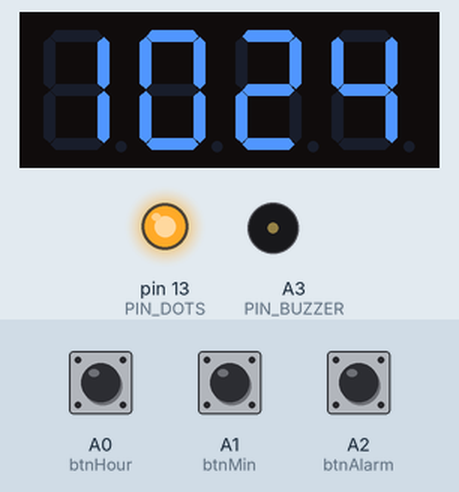
A sketch run on a simulated Arduino Uno, built with avr-gcc and run on an emulated ATmega328P. On the bench: 4-digit seven-segment display, output pins drawn as LEDs (lit = HIGH), buzzer (waves = sounding, pin HIGH). Inputs (shaded band) come from the test bench; at power-on: A2 (btnAlarm) HIGH, A0 (btnHour) HIGH, A1 (btnMin) HIGH. The local clock reads 2024-03-15 10:24:30 at power-on unless the sketch sets it.

Above: at 1.2 s.
1.3 s: A2 (btnAlarm) pulled LOW for 0.15 s
At 1.62 s:
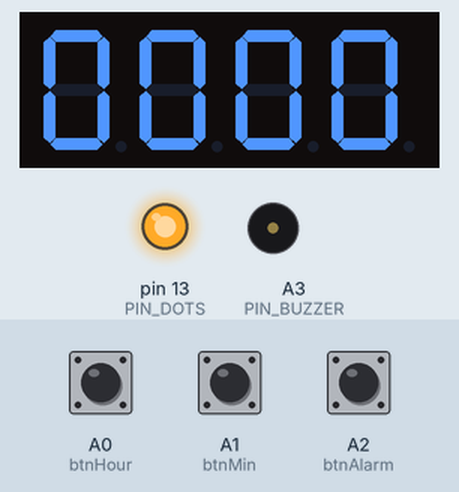
2.0 s: A0 (btnHour) pulled LOW for 3.2 s
At 2.12 s:
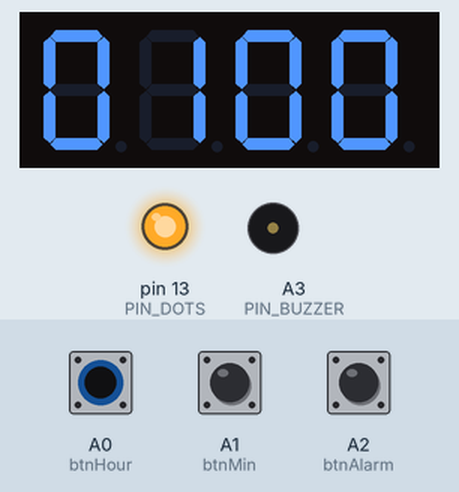
5.8 s: A1 (btnMin) pulled LOW for 3.2 s
At 6.12 s:
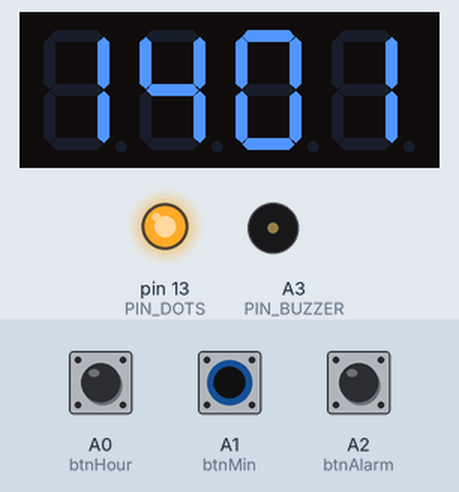
9.6 s: A0 (btnHour) pulled LOW for 1 s
At 10.12 s:
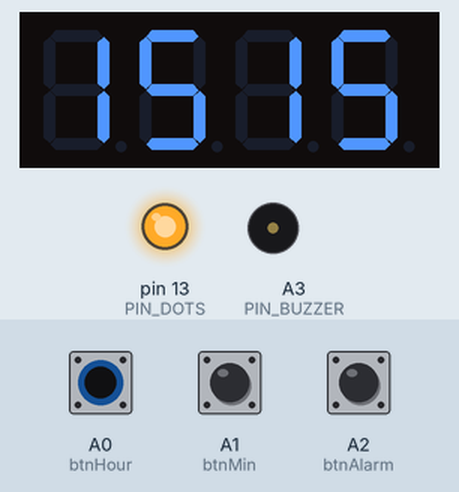
11.2 s: A1 (btnMin) pulled LOW for 0.15 s
At 11.62 s:
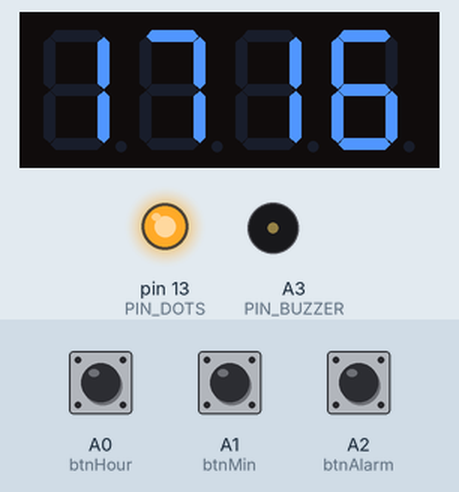
Timing chart, 0 to 12.9 s (numbered marks = the images above; inputs shaded):
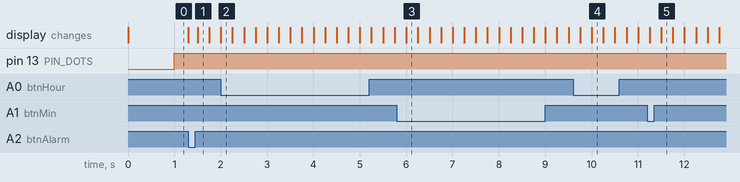

Measured:
- after the input at 1.3 s, the display: first changes at once (image 1 shows a later state)
- after the input at 2.0 s, pin 13 (PIN_DOTS): stays HIGH (without the input it goes to LOW after 2.0 s)
- after the input at 5.8 s, pin 13 (PIN_DOTS): stays HIGH (without the input it goes to LOW after 2.2 s)
- after the input at 9.6 s, the display: first differs from a run without the input after 0.40 s (image 4)
- after the input at 11.2 s, the display: first differs from a run without the input after 0.30 s (image 5)

The sketch:

alarm_clock.ino
```cpp
#include <SevSeg.h>
#include "Button.h"
#include "AlarmTone.h"
#include "Clock.h"
#include "config.h"

const int PIN_DOTS = 13;
const int PIN_BUZZER = A3;

Button btnHour(A0);
Button btnMin(A1);
Button btnAlarm(A2);

AlarmTone soundModule;
Clock watchCore;
SevSeg display4Digit;

enum ViewMode {
  MODE_SHOW_TIME,
  MODE_ALARM_SET,
  MODE_ALARM_RINGING,
  MODE_SNOOZE_CONFIRM
};

ViewMode currentMode = MODE_SHOW_TIME;
unsigned long timestampModeChanged = 0;

void updateDisplay();
void handleTimeView();
void handleAlarmSetView();
void handleRingingView();
void handleSnoozeView();
void switchViewMode(ViewMode targetMode);
unsigned long getDurationInCurrentMode();
void toggleDots(bool turnOn);


void setup() {
  Serial.begin(115200);
  watchCore.begin();

  btnHour.begin();
  btnHour.set_repeat(500, 200);

  btnMin.begin();
  btnMin.set_repeat(500, 200);

  btnAlarm.begin();
  btnAlarm.set_repeat(1000, -1);

  soundModule.begin(PIN_BUZZER);
  pinMode(PIN_DOTS, OUTPUT);

  byte totalDigits = 4;
  byte gridPins[] = {2, 3, 4, 5};
  byte segmentPins[] = {6, 7, 8, 9, 10, 11, 12};

  bool limitResistorsOnSegments = false;
  bool useDelaysUpdate = false;
  bool keepZeroes = true;
  bool hideDecimalPoint = true;

  display4Digit.begin(DISPLAY_TYPE, totalDigits, gridPins, segmentPins,
                      limitResistorsOnSegments, useDelaysUpdate, keepZeroes, hideDecimalPoint);
  display4Digit.setBrightness(90);
}

void loop() {
  display4Digit.refreshDisplay();

  switch (currentMode) {
    case MODE_SHOW_TIME:      handleTimeView();        break;
    case MODE_ALARM_SET:       handleAlarmSetView();    break;
    case MODE_ALARM_RINGING:   handleRingingView();     break;
    case MODE_SNOOZE_CONFIRM:  handleSnoozeView();      break;
  }
}


void switchViewMode(ViewMode targetMode) {
  currentMode = targetMode;
  timestampModeChanged = millis();
}

unsigned long getDurationInCurrentMode() {
  return millis() - timestampModeChanged;
}

void toggleDots(bool turnOn) {
  digitalWrite(PIN_DOTS, turnOn ? LOW : HIGH);
}

void updateDisplay() {
  DateTime currentTime = watchCore.now();
  bool isSecondEven = (currentTime.second() % 2 == 0);

  display4Digit.setNumber(currentTime.hour() * 100 + currentTime.minute());
  toggleDots(isSecondEven);
}

void handleTimeView() {
  updateDisplay();

  if (btnAlarm.read() == Button::RELEASED && watchCore.alarmActive()) {
    btnAlarm.has_changed();
    switchViewMode(MODE_ALARM_RINGING);
    return;
  }

  if (btnHour.pressed())  watchCore.incrementHour();
  if (btnMin.pressed())   watchCore.incrementMinute();

  if (btnAlarm.pressed()) {
    if (!watchCore.alarmEnabled()) {
      watchCore.toggleAlarm();
    }
    switchViewMode(MODE_ALARM_SET);
  }
}

void handleAlarmSetView() {
  bool showDigits = (millis() / 250) % 2 == 0;

  if (showDigits) {
    DateTime alarmSetup = watchCore.alarmTime();
    display4Digit.setNumber(alarmSetup.hour() * 100 + alarmSetup.minute(), -1);
  } else {
    display4Digit.setChars("    ");

  toggleDots(false);


  if (getDurationInCurrentMode() > ALARM_HOUR_DISPLAY_TIME) {
    switchViewMode(MODE_SHOW_TIME);
    return;
  }

  if (btnHour.pressed()) {
    watchCore.incrementAlarmHour();
    timestampModeChanged = millis();
  }
  if (btnMin.pressed()) {
    watchCore.incrementAlarmMinute();
    timestampModeChanged = millis();
  }

  if (btnAlarm.pressed()) {
    switchViewMode(MODE_SHOW_TIME);
  }
}
}
void handleRingingView() {
  updateDisplay();

  if (btnAlarm.read() == Button::RELEASED) {
    soundModule.play();
  }
  if (btnAlarm.pressed()) {
    soundModule.stop();
  }
  if (btnAlarm.released()) {
    soundModule.stop();


    if (btnAlarm.repeat_count() > 0) {
      watchCore.stopAlarm();
      switchViewMode(MODE_SHOW_TIME);
    } else {
      watchCore.snooze();
      switchViewMode(MODE_SNOOZE_CONFIRM);
    }
  }
}

void handleSnoozeView() {
  display4Digit.setChars("****");

  if (getDurationInCurrentMode() > SNOOZE_DISPLAY_TIME) {
    switchViewMode(MODE_SHOW_TIME);
    return;
  }
}
```

AlarmTone.cpp
```cpp
#include <Arduino.h>
#include "AlarmTone.h"

#define TONE_TIME 500 /* ms */
#define TONE_SPACING 100 /* ms */

static const uint16_t TONES[] = {
  500,
  800,
};
const uint16_t NUM_TONES = sizeof(TONES) / sizeof(TONES[0]);

AlarmTone::AlarmTone()
: _playing(false)
, _tone_index(0)
, _last_tone_time(0) {
}

void AlarmTone::begin(uint8_t pin) {
  _pin = pin;
  pinMode(_pin, OUTPUT);
}

void AlarmTone::play() {
  if (!_playing || _last_tone_time + TONE_TIME + TONE_SPACING < millis()) {
    tone(_pin, TONES[_tone_index], TONE_TIME);
    _tone_index = (_tone_index + 1) % NUM_TONES;
    _last_tone_time = millis();
  }
  _playing = true;
}

void AlarmTone::stop() {
  noTone(_pin);
  _tone_index = 0;
  _playing = false;
}
```

AlarmTone.h
```cpp
#ifndef __ALARM_TONE_H__
#define __ALARM_TONE_H__

class AlarmTone {
  public:
    AlarmTone();
    void begin(uint8_t pin);
    void play();
    void stop();

  private:
    uint8_t _pin;
    bool _playing;
    uint8_t _tone_index;
    unsigned long _last_tone_time;
};

#endif /* __ALARM_TONE_H */
```

Button.cpp
```cpp
// (licence header left out)
#include "Button.h"
#include <Arduino.h>

Button::Button(uint8_t pin, uint16_t debounce_ms)
:  _pin(pin)
,  _delay(debounce_ms)
,  _state(HIGH)
,  _ignore_until(0)
,  _has_changed(false)
,  _reported_repeats(0)
,  _repeat_delay_ms(-1)
,  _repeat_ms(-1)
{
}

void Button::begin()
{
	pinMode(_pin, INPUT_PULLUP);
}

//
// public methods
//

bool Button::read()
{
	// ignore pin changes until after this delay time
	if (_ignore_until > millis())
	{
		// ignore any changes during this period
	}

	// pin has changed
	else if (digitalRead(_pin) != _state)
	{
		_state = !_state;

		if (_state == RELEASED)
		{
			_reported_repeats = repeats_since_press();
		}

		else
		{
			_reported_repeats = 0;
		}

		_ignore_until = millis() + _delay;
		_has_changed = true;
	}

	return _state;
}

// has the button been toggled from on -> off, or vice versa
bool Button::toggled()
{
	read();
	return has_changed();
}

// mostly internal, tells you if a button has changed after calling the read() function
bool Button::has_changed()
{
	if (_has_changed)
	{
		_has_changed = false;
		return true;
	}
	return false;
}

// how many repeated press events occured since the button was pressed
uint16_t Button::repeat_count()
{
	return _state == PRESSED ? repeats_since_press() : _reported_repeats;
}

// has the button gone from off -> on or pressed repeatedly
bool Button::pressed()
{
	if (read() == PRESSED)
	{
		uint16_t old_repeats = _reported_repeats;
		_reported_repeats = repeats_since_press();
		return (has_changed() || old_repeats != _reported_repeats);
	}
	else
	{
		return false;
	}
}

// has the button gone from on -> off
bool Button::released()
{
	return (read() == RELEASED && has_changed());
}

void Button::set_repeat(int16_t delay_ms, int16_t repeat_ms)
{
	_repeat_delay_ms = delay_ms > _delay ? delay_ms - _delay : 0;
	_repeat_ms = repeat_ms;
}

uint16_t Button::repeats_since_press()
{
 	if (_repeat_delay_ms == -1 || millis() < _ignore_until + _repeat_delay_ms)
	{
		return 0;
	}

	if (_repeat_ms <= 0)
	{
		return 1;
	}

	uint32_t press_time = millis() - _ignore_until;
	return 1 + (press_time - _repeat_delay_ms) / _repeat_ms;
}
```

Button.h
```cpp
// (licence header left out)
#ifndef Button_h
#define Button_h
#include "Arduino.h"

class Button
{
	public:
		Button(uint8_t pin, uint16_t debounce_ms = 100);
		void begin();
		bool read();
		bool toggled();
		bool pressed();
		bool released();
		bool has_changed();
		uint16_t repeat_count();
		void set_repeat(int16_t delay_ms, int16_t repeat_ms);

		const static bool PRESSED = LOW;
		const static bool RELEASED = HIGH;

	private:
		uint16_t repeats_since_press();

		uint8_t  _pin;
		uint16_t _delay;
		bool     _state;
		uint32_t _ignore_until;
		bool     _has_changed;
		uint16_t _reported_repeats;
		int16_t  _repeat_delay_ms;
		int16_t  _repeat_ms;
};

#endif
```

Clock.cpp
```cpp
#include <Arduino.h>
#include "Clock.h"

#define MINUTE 60 * 1000L /* ms */
#define TIMESPAN_DAY TimeSpan(1, 0, 0, 0)

#define NVRAM_ADDR_ALARM_ENABLED 0
#define NVRAM_ADDR_ALARM_HOUR    1
#define NVRAM_ADDR_ALARM_MINUTE  2


Clock::Clock()
  : _alarm_state(ALARM_OFF)
  , _alarm_snooze_time(0)
  , _alarm_hour(DEFAULT_ALARM_HOUR)
  , _alarm_minute(0) {
}

void Clock::begin() {
# if USE_RTC
  if (!_rtc.begin()) {
    Serial.println("Couldn't find RTC");
    abort();
  }
  _alarm_state = _rtc.readnvram(NVRAM_ADDR_ALARM_ENABLED) ? ALARM_OFF : ALARM_DISABLED;
  _alarm_hour = _rtc.readnvram(NVRAM_ADDR_ALARM_HOUR) % 24;
  _alarm_minute = _rtc.readnvram(NVRAM_ADDR_ALARM_MINUTE) % 60;
# else /* USE_RTC */
  DateTime zeroTime;
  _rtc.begin(zeroTime);
# endif
}

/***** Clock management *****/

DateTime Clock::now() {
  return _rtc.now();
}

void Clock::incrementMinute() {
  DateTime now = _rtc.now();
  DateTime newTime = DateTime(now.year(), now.month(), now.day(), now.hour(),
                              (now.minute() + 1) % 60);
  _rtc.adjust(newTime);
}

void Clock::incrementHour() {
  DateTime now = _rtc.now();
  DateTime newTime = DateTime(now.year(), now.month(), now.day(),
                              (now.hour() + 1) % 24, now.minute());
  _rtc.adjust(newTime);
}

/***** Alarm management *****/
bool Clock::_isAlarmDueTime() {
  auto currentTime = now();
  auto alarm = alarmTime();
  return ((currentTime.hour() == alarm.hour())
          && (currentTime.minute() == alarm.minute()));
}

bool Clock::alarmEnabled() {
  return _alarm_state != ALARM_DISABLED;
}

bool Clock::alarmActive() {
  switch (_alarm_state) {
    case ALARM_DISABLED:
      return false;

    case ALARM_OFF:
      if (_isAlarmDueTime()) {
        _alarm_state = ALARM_ACTIVE;
        return true;
      }
      return false;

    case ALARM_ACTIVE:
      return true;

    case ALARM_SNOOZED:
      if (millis() >= _alarm_snooze_time) {
        _alarm_state = ALARM_ACTIVE;
        return true;
      }
      return false;

    case ALARM_STOPPED:
      if (!_isAlarmDueTime()) {
        _alarm_state = ALARM_OFF;
      }
      return false;

    default:
      return false;
  }
}


void Clock::toggleAlarm() {
  bool enabled = !alarmEnabled();
  _alarm_state = enabled ? ALARM_OFF : ALARM_DISABLED;
# if USE_RTC
  _rtc.writenvram(NVRAM_ADDR_ALARM_ENABLED, enabled);
# endif
}

DateTime Clock::alarmTime() {
  DateTime now = _rtc.now();
  DateTime alarm = DateTime(now.year(), now.month(), now.day(), _alarm_hour, _alarm_minute);
  return alarm >= now ? alarm : alarm + TIMESPAN_DAY;
}

void Clock::snooze() {
  _alarm_state = ALARM_SNOOZED;
  _alarm_snooze_time = millis() + SNOOZE_TIME * MINUTE;
}

void Clock::stopAlarm() {
  _alarm_state = ALARM_STOPPED;
}

void Clock::incrementAlarmHour() {
  _alarm_hour = (_alarm_hour + 1) % 24;
  _alarm_state = ALARM_OFF;
# if USE_RTC
  _rtc.writenvram(NVRAM_ADDR_ALARM_HOUR, _alarm_hour);
# endif
}

void Clock::incrementAlarmMinute() {
  _alarm_minute = (_alarm_minute + 1) % 60;
  _alarm_state = ALARM_OFF;
# if USE_RTC
  _rtc.writenvram(NVRAM_ADDR_ALARM_MINUTE, _alarm_minute);
# endif
}
```

Clock.h
```cpp
#ifndef __CLOCK_H__
#define __CLOCK_H__

#include <RTClib.h>
#include "config.h"

enum AlarmState {
  ALARM_DISABLED,
  ALARM_OFF,
  ALARM_ACTIVE,
  ALARM_SNOOZED,
  ALARM_STOPPED,
};

class Clock {
public:
  Clock();
  void begin();

  /* Clock management */
  DateTime now();
  void incrementMinute();
  void incrementHour();

  /* Alarm Management */
  bool alarmEnabled();
  DateTime alarmTime();
  bool alarmActive();
  void toggleAlarm();
  void snooze();
  void stopAlarm();
  void incrementAlarmHour();
  void incrementAlarmMinute();

protected:
  bool _isAlarmDueTime();

  #if USE_RTC
    RTC_DS1307 _rtc;
  #else /* USE_RTC */
    RTC_Millis _rtc;
  #endif /* USE_RTC */

  byte _alarm_hour;
  byte _alarm_minute;
  AlarmState _alarm_state;
  unsigned long _alarm_snooze_time;
};

#endif /* __CLOCK_H__ */
```

config.h
```cpp
// (licence header left out)
#ifndef __CONFIG_H__
#define __CONFIG_H__

/**
   Change to 0 for running without an external RTC (Real time clock)
*/
#define USE_RTC 1

/**
   Your 7-Segment display type: COMMON_ANODE or COMMON_CATHODE
*/
#define DISPLAY_TYPE COMMON_CATHODE

/**
   For how long should we show the alarm status (on/off)?
*/
const int ALARM_STATUS_DISPLAY_TIME = 1000; /* ms */

/**
   For how long should we show the alarm hour?
*/
const int ALARM_HOUR_DISPLAY_TIME = 2500; /* ms */

/**
   For how long should we display the snooze screen?
*/
const int SNOOZE_DISPLAY_TIME = 500; /* ms */

/**
   How many minutes to snooze the alarm for?
*/
const int SNOOZE_TIME = 9; /* minutes */

/**
   The default Alarm hour (for non-RTC mode)
*/
const int DEFAULT_ALARM_HOUR = 9;

#endif /* __CONFIG_H__ */
```
